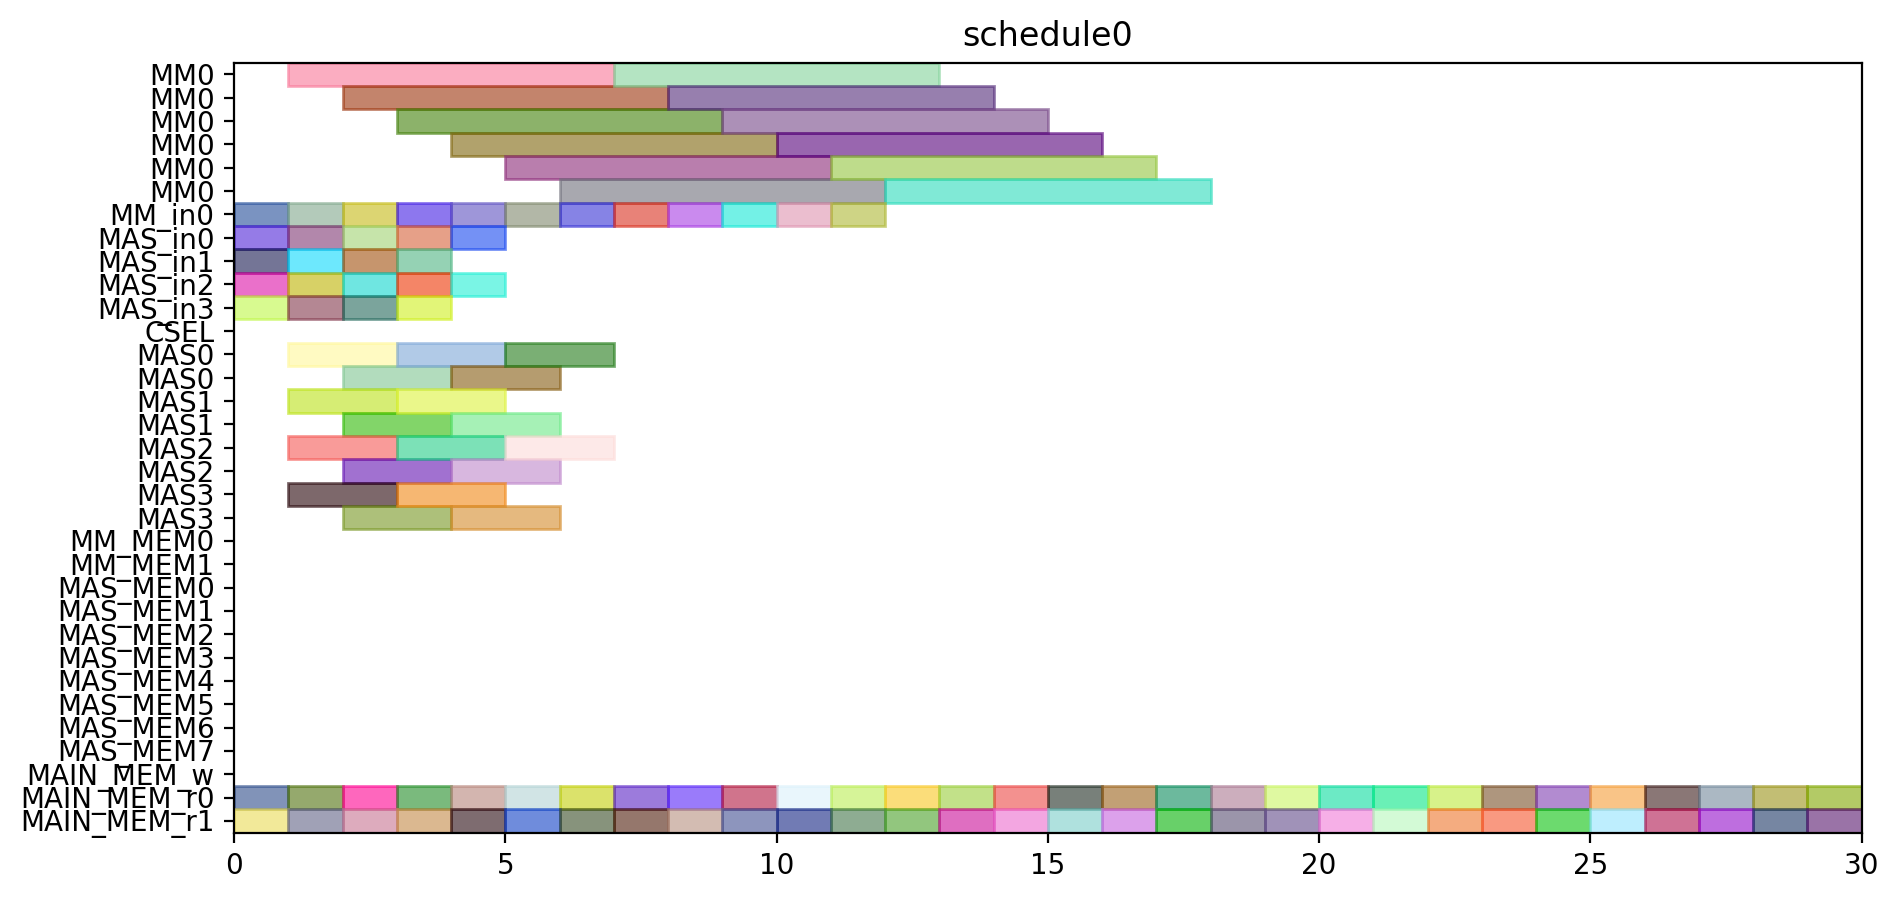

Write the Python code that produced this figure.
from pyschedule import Scenario, solvers, plotters, alt


def solve():
	horizon = 90
	S = Scenario("schedule0", horizon=horizon)

	# resource
	MM = S.Resources('MM', num=1, size=6)
	MM_in = S.Resources('MM_in', num=1)
	MAS_in = S.Resources('MAS_in', num=4)
	CSEL = S.Resource('CSEL')
	MAS = S.Resources('MAS', num=4, size=2, periods=range(1, horizon))
	MM_MEM = S.Resources('MM_MEM', num=2)
	MAS_MEM = S.Resources('MAS_MEM', num=8)
	MAIN_MEM_w = S.Resource('MAIN_MEM_w', size=1)
	MAIN_MEM_r = S.Resources('MAIN_MEM_r', num=2)

	# result of previous scheduling

	# new tasks
	T1_t0 = S.Task('T1_t0', length=2, delay_cost=1)
	T1_t0 += alt(MAS)
	T1_t0_in = S.Task('T1_t0_in', length=1, delay_cost=1)
	T1_t0_in += alt(MAS_in)
	S += T1_t0_in*MAS_in[0]<=T1_t0*MAS[0]

	S += T1_t0_in*MAS_in[1]<=T1_t0*MAS[1]

	S += T1_t0_in*MAS_in[2]<=T1_t0*MAS[2]

	S += T1_t0_in*MAS_in[3]<=T1_t0*MAS[3]

	T1_t0_mem0 = S.Task('T1_t0_mem0', length=1, delay_cost=1)
	T1_t0_mem0 += MAIN_MEM_r[0]
	T1_t0_mem1 = S.Task('T1_t0_mem1', length=1, delay_cost=1)
	T1_t0_mem1 += MAIN_MEM_r[1]
	T1_t1 = S.Task('T1_t1', length=2, delay_cost=1)
	T1_t1 += alt(MAS)
	T1_t1_in = S.Task('T1_t1_in', length=1, delay_cost=1)
	T1_t1_in += alt(MAS_in)
	S += T1_t1_in*MAS_in[0]<=T1_t1*MAS[0]

	S += T1_t1_in*MAS_in[1]<=T1_t1*MAS[1]

	S += T1_t1_in*MAS_in[2]<=T1_t1*MAS[2]

	S += T1_t1_in*MAS_in[3]<=T1_t1*MAS[3]

	T1_t1_mem0 = S.Task('T1_t1_mem0', length=1, delay_cost=1)
	T1_t1_mem0 += MAIN_MEM_r[0]
	T1_t1_mem1 = S.Task('T1_t1_mem1', length=1, delay_cost=1)
	T1_t1_mem1 += MAIN_MEM_r[1]
	T1_t3 = S.Task('T1_t3', length=6, delay_cost=1)
	T1_t3 += alt(MM)
	T1_t3_in = S.Task('T1_t3_in', length=1, delay_cost=1)
	T1_t3_in += alt(MM_in)
	S += T1_t3_in*MM_in[0]<=T1_t3*MM[0]

	T1_t3_mem0 = S.Task('T1_t3_mem0', length=1, delay_cost=1)
	T1_t3_mem0 += MAIN_MEM_r[0]
	T1_t3_mem1 = S.Task('T1_t3_mem1', length=1, delay_cost=1)
	T1_t3_mem1 += MAIN_MEM_r[1]
	T2_t0 = S.Task('T2_t0', length=6, delay_cost=1)
	T2_t0 += alt(MM)
	T2_t0_in = S.Task('T2_t0_in', length=1, delay_cost=1)
	T2_t0_in += alt(MM_in)
	S += T2_t0_in*MM_in[0]<=T2_t0*MM[0]

	T2_t0_mem0 = S.Task('T2_t0_mem0', length=1, delay_cost=1)
	T2_t0_mem0 += MAIN_MEM_r[0]
	T2_t0_mem1 = S.Task('T2_t0_mem1', length=1, delay_cost=1)
	T2_t0_mem1 += MAIN_MEM_r[1]
	T2_t1 = S.Task('T2_t1', length=6, delay_cost=1)
	T2_t1 += alt(MM)
	T2_t1_in = S.Task('T2_t1_in', length=1, delay_cost=1)
	T2_t1_in += alt(MM_in)
	S += T2_t1_in*MM_in[0]<=T2_t1*MM[0]

	T2_t1_mem0 = S.Task('T2_t1_mem0', length=1, delay_cost=1)
	T2_t1_mem0 += MAIN_MEM_r[0]
	T2_t1_mem1 = S.Task('T2_t1_mem1', length=1, delay_cost=1)
	T2_t1_mem1 += MAIN_MEM_r[1]
	T2_t2 = S.Task('T2_t2', length=2, delay_cost=1)
	T2_t2 += alt(MAS)
	T2_t2_in = S.Task('T2_t2_in', length=1, delay_cost=1)
	T2_t2_in += alt(MAS_in)
	S += T2_t2_in*MAS_in[0]<=T2_t2*MAS[0]

	S += T2_t2_in*MAS_in[1]<=T2_t2*MAS[1]

	S += T2_t2_in*MAS_in[2]<=T2_t2*MAS[2]

	S += T2_t2_in*MAS_in[3]<=T2_t2*MAS[3]

	T2_t2_mem0 = S.Task('T2_t2_mem0', length=1, delay_cost=1)
	T2_t2_mem0 += MAIN_MEM_r[0]
	T2_t2_mem1 = S.Task('T2_t2_mem1', length=1, delay_cost=1)
	T2_t2_mem1 += MAIN_MEM_r[1]
	T2_t3 = S.Task('T2_t3', length=2, delay_cost=1)
	T2_t3 += alt(MAS)
	T2_t3_in = S.Task('T2_t3_in', length=1, delay_cost=1)
	T2_t3_in += alt(MAS_in)
	S += T2_t3_in*MAS_in[0]<=T2_t3*MAS[0]

	S += T2_t3_in*MAS_in[1]<=T2_t3*MAS[1]

	S += T2_t3_in*MAS_in[2]<=T2_t3*MAS[2]

	S += T2_t3_in*MAS_in[3]<=T2_t3*MAS[3]

	T2_t3_mem0 = S.Task('T2_t3_mem0', length=1, delay_cost=1)
	T2_t3_mem0 += MAIN_MEM_r[0]
	T2_t3_mem1 = S.Task('T2_t3_mem1', length=1, delay_cost=1)
	T2_t3_mem1 += MAIN_MEM_r[1]
	T3_t0 = S.Task('T3_t0', length=6, delay_cost=1)
	T3_t0 += alt(MM)
	T3_t0_in = S.Task('T3_t0_in', length=1, delay_cost=1)
	T3_t0_in += alt(MM_in)
	S += T3_t0_in*MM_in[0]<=T3_t0*MM[0]

	T3_t0_mem0 = S.Task('T3_t0_mem0', length=1, delay_cost=1)
	T3_t0_mem0 += MAIN_MEM_r[0]
	T3_t0_mem1 = S.Task('T3_t0_mem1', length=1, delay_cost=1)
	T3_t0_mem1 += MAIN_MEM_r[1]
	T3_t1 = S.Task('T3_t1', length=6, delay_cost=1)
	T3_t1 += alt(MM)
	T3_t1_in = S.Task('T3_t1_in', length=1, delay_cost=1)
	T3_t1_in += alt(MM_in)
	S += T3_t1_in*MM_in[0]<=T3_t1*MM[0]

	T3_t1_mem0 = S.Task('T3_t1_mem0', length=1, delay_cost=1)
	T3_t1_mem0 += MAIN_MEM_r[0]
	T3_t1_mem1 = S.Task('T3_t1_mem1', length=1, delay_cost=1)
	T3_t1_mem1 += MAIN_MEM_r[1]
	T3_t2 = S.Task('T3_t2', length=2, delay_cost=1)
	T3_t2 += alt(MAS)
	T3_t2_in = S.Task('T3_t2_in', length=1, delay_cost=1)
	T3_t2_in += alt(MAS_in)
	S += T3_t2_in*MAS_in[0]<=T3_t2*MAS[0]

	S += T3_t2_in*MAS_in[1]<=T3_t2*MAS[1]

	S += T3_t2_in*MAS_in[2]<=T3_t2*MAS[2]

	S += T3_t2_in*MAS_in[3]<=T3_t2*MAS[3]

	T3_t2_mem0 = S.Task('T3_t2_mem0', length=1, delay_cost=1)
	T3_t2_mem0 += MAIN_MEM_r[0]
	T3_t2_mem1 = S.Task('T3_t2_mem1', length=1, delay_cost=1)
	T3_t2_mem1 += MAIN_MEM_r[1]
	T3_t3 = S.Task('T3_t3', length=2, delay_cost=1)
	T3_t3 += alt(MAS)
	T3_t3_in = S.Task('T3_t3_in', length=1, delay_cost=1)
	T3_t3_in += alt(MAS_in)
	S += T3_t3_in*MAS_in[0]<=T3_t3*MAS[0]

	S += T3_t3_in*MAS_in[1]<=T3_t3*MAS[1]

	S += T3_t3_in*MAS_in[2]<=T3_t3*MAS[2]

	S += T3_t3_in*MAS_in[3]<=T3_t3*MAS[3]

	T3_t3_mem0 = S.Task('T3_t3_mem0', length=1, delay_cost=1)
	T3_t3_mem0 += MAIN_MEM_r[0]
	T3_t3_mem1 = S.Task('T3_t3_mem1', length=1, delay_cost=1)
	T3_t3_mem1 += MAIN_MEM_r[1]
	T4_t0 = S.Task('T4_t0', length=6, delay_cost=1)
	T4_t0 += alt(MM)
	T4_t0_in = S.Task('T4_t0_in', length=1, delay_cost=1)
	T4_t0_in += alt(MM_in)
	S += T4_t0_in*MM_in[0]<=T4_t0*MM[0]

	T4_t0_mem0 = S.Task('T4_t0_mem0', length=1, delay_cost=1)
	T4_t0_mem0 += MAIN_MEM_r[0]
	T4_t0_mem1 = S.Task('T4_t0_mem1', length=1, delay_cost=1)
	T4_t0_mem1 += MAIN_MEM_r[1]
	T4_t1 = S.Task('T4_t1', length=6, delay_cost=1)
	T4_t1 += alt(MM)
	T4_t1_in = S.Task('T4_t1_in', length=1, delay_cost=1)
	T4_t1_in += alt(MM_in)
	S += T4_t1_in*MM_in[0]<=T4_t1*MM[0]

	T4_t1_mem0 = S.Task('T4_t1_mem0', length=1, delay_cost=1)
	T4_t1_mem0 += MAIN_MEM_r[0]
	T4_t1_mem1 = S.Task('T4_t1_mem1', length=1, delay_cost=1)
	T4_t1_mem1 += MAIN_MEM_r[1]
	T4_t2 = S.Task('T4_t2', length=2, delay_cost=1)
	T4_t2 += alt(MAS)
	T4_t2_in = S.Task('T4_t2_in', length=1, delay_cost=1)
	T4_t2_in += alt(MAS_in)
	S += T4_t2_in*MAS_in[0]<=T4_t2*MAS[0]

	S += T4_t2_in*MAS_in[1]<=T4_t2*MAS[1]

	S += T4_t2_in*MAS_in[2]<=T4_t2*MAS[2]

	S += T4_t2_in*MAS_in[3]<=T4_t2*MAS[3]

	T4_t2_mem0 = S.Task('T4_t2_mem0', length=1, delay_cost=1)
	T4_t2_mem0 += MAIN_MEM_r[0]
	T4_t2_mem1 = S.Task('T4_t2_mem1', length=1, delay_cost=1)
	T4_t2_mem1 += MAIN_MEM_r[1]
	T4_t3 = S.Task('T4_t3', length=2, delay_cost=1)
	T4_t3 += alt(MAS)
	T4_t3_in = S.Task('T4_t3_in', length=1, delay_cost=1)
	T4_t3_in += alt(MAS_in)
	S += T4_t3_in*MAS_in[0]<=T4_t3*MAS[0]

	S += T4_t3_in*MAS_in[1]<=T4_t3*MAS[1]

	S += T4_t3_in*MAS_in[2]<=T4_t3*MAS[2]

	S += T4_t3_in*MAS_in[3]<=T4_t3*MAS[3]

	T4_t3_mem0 = S.Task('T4_t3_mem0', length=1, delay_cost=1)
	T4_t3_mem0 += MAIN_MEM_r[0]
	T4_t3_mem1 = S.Task('T4_t3_mem1', length=1, delay_cost=1)
	T4_t3_mem1 += MAIN_MEM_r[1]
	T5_t0 = S.Task('T5_t0', length=2, delay_cost=1)
	T5_t0 += alt(MAS)
	T5_t0_in = S.Task('T5_t0_in', length=1, delay_cost=1)
	T5_t0_in += alt(MAS_in)
	S += T5_t0_in*MAS_in[0]<=T5_t0*MAS[0]

	S += T5_t0_in*MAS_in[1]<=T5_t0*MAS[1]

	S += T5_t0_in*MAS_in[2]<=T5_t0*MAS[2]

	S += T5_t0_in*MAS_in[3]<=T5_t0*MAS[3]

	T5_t0_mem0 = S.Task('T5_t0_mem0', length=1, delay_cost=1)
	T5_t0_mem0 += MAIN_MEM_r[0]
	T5_t0_mem1 = S.Task('T5_t0_mem1', length=1, delay_cost=1)
	T5_t0_mem1 += MAIN_MEM_r[1]
	T5_t1 = S.Task('T5_t1', length=2, delay_cost=1)
	T5_t1 += alt(MAS)
	T5_t1_in = S.Task('T5_t1_in', length=1, delay_cost=1)
	T5_t1_in += alt(MAS_in)
	S += T5_t1_in*MAS_in[0]<=T5_t1*MAS[0]

	S += T5_t1_in*MAS_in[1]<=T5_t1*MAS[1]

	S += T5_t1_in*MAS_in[2]<=T5_t1*MAS[2]

	S += T5_t1_in*MAS_in[3]<=T5_t1*MAS[3]

	T5_t1_mem0 = S.Task('T5_t1_mem0', length=1, delay_cost=1)
	T5_t1_mem0 += MAIN_MEM_r[0]
	T5_t1_mem1 = S.Task('T5_t1_mem1', length=1, delay_cost=1)
	T5_t1_mem1 += MAIN_MEM_r[1]
	T5_t3 = S.Task('T5_t3', length=6, delay_cost=1)
	T5_t3 += alt(MM)
	T5_t3_in = S.Task('T5_t3_in', length=1, delay_cost=1)
	T5_t3_in += alt(MM_in)
	S += T5_t3_in*MM_in[0]<=T5_t3*MM[0]

	T5_t3_mem0 = S.Task('T5_t3_mem0', length=1, delay_cost=1)
	T5_t3_mem0 += MAIN_MEM_r[0]
	T5_t3_mem1 = S.Task('T5_t3_mem1', length=1, delay_cost=1)
	T5_t3_mem1 += MAIN_MEM_r[1]
	T6_t0 = S.Task('T6_t0', length=6, delay_cost=1)
	T6_t0 += alt(MM)
	T6_t0_in = S.Task('T6_t0_in', length=1, delay_cost=1)
	T6_t0_in += alt(MM_in)
	S += T6_t0_in*MM_in[0]<=T6_t0*MM[0]

	T6_t0_mem0 = S.Task('T6_t0_mem0', length=1, delay_cost=1)
	T6_t0_mem0 += MAIN_MEM_r[0]
	T6_t0_mem1 = S.Task('T6_t0_mem1', length=1, delay_cost=1)
	T6_t0_mem1 += MAIN_MEM_r[1]
	T6_t1 = S.Task('T6_t1', length=6, delay_cost=1)
	T6_t1 += alt(MM)
	T6_t1_in = S.Task('T6_t1_in', length=1, delay_cost=1)
	T6_t1_in += alt(MM_in)
	S += T6_t1_in*MM_in[0]<=T6_t1*MM[0]

	T6_t1_mem0 = S.Task('T6_t1_mem0', length=1, delay_cost=1)
	T6_t1_mem0 += MAIN_MEM_r[0]
	T6_t1_mem1 = S.Task('T6_t1_mem1', length=1, delay_cost=1)
	T6_t1_mem1 += MAIN_MEM_r[1]
	T6_t2 = S.Task('T6_t2', length=2, delay_cost=1)
	T6_t2 += alt(MAS)
	T6_t2_in = S.Task('T6_t2_in', length=1, delay_cost=1)
	T6_t2_in += alt(MAS_in)
	S += T6_t2_in*MAS_in[0]<=T6_t2*MAS[0]

	S += T6_t2_in*MAS_in[1]<=T6_t2*MAS[1]

	S += T6_t2_in*MAS_in[2]<=T6_t2*MAS[2]

	S += T6_t2_in*MAS_in[3]<=T6_t2*MAS[3]

	T6_t2_mem0 = S.Task('T6_t2_mem0', length=1, delay_cost=1)
	T6_t2_mem0 += MAIN_MEM_r[0]
	T6_t2_mem1 = S.Task('T6_t2_mem1', length=1, delay_cost=1)
	T6_t2_mem1 += MAIN_MEM_r[1]
	T6_t3 = S.Task('T6_t3', length=2, delay_cost=1)
	T6_t3 += alt(MAS)
	T6_t3_in = S.Task('T6_t3_in', length=1, delay_cost=1)
	T6_t3_in += alt(MAS_in)
	S += T6_t3_in*MAS_in[0]<=T6_t3*MAS[0]

	S += T6_t3_in*MAS_in[1]<=T6_t3*MAS[1]

	S += T6_t3_in*MAS_in[2]<=T6_t3*MAS[2]

	S += T6_t3_in*MAS_in[3]<=T6_t3*MAS[3]

	T6_t3_mem0 = S.Task('T6_t3_mem0', length=1, delay_cost=1)
	T6_t3_mem0 += MAIN_MEM_r[0]
	T6_t3_mem1 = S.Task('T6_t3_mem1', length=1, delay_cost=1)
	T6_t3_mem1 += MAIN_MEM_r[1]
	T7_t0 = S.Task('T7_t0', length=6, delay_cost=1)
	T7_t0 += alt(MM)
	T7_t0_in = S.Task('T7_t0_in', length=1, delay_cost=1)
	T7_t0_in += alt(MM_in)
	S += T7_t0_in*MM_in[0]<=T7_t0*MM[0]

	T7_t0_mem0 = S.Task('T7_t0_mem0', length=1, delay_cost=1)
	T7_t0_mem0 += MAIN_MEM_r[0]
	T7_t0_mem1 = S.Task('T7_t0_mem1', length=1, delay_cost=1)
	T7_t0_mem1 += MAIN_MEM_r[1]
	T7_t1 = S.Task('T7_t1', length=6, delay_cost=1)
	T7_t1 += alt(MM)
	T7_t1_in = S.Task('T7_t1_in', length=1, delay_cost=1)
	T7_t1_in += alt(MM_in)
	S += T7_t1_in*MM_in[0]<=T7_t1*MM[0]

	T7_t1_mem0 = S.Task('T7_t1_mem0', length=1, delay_cost=1)
	T7_t1_mem0 += MAIN_MEM_r[0]
	T7_t1_mem1 = S.Task('T7_t1_mem1', length=1, delay_cost=1)
	T7_t1_mem1 += MAIN_MEM_r[1]
	T7_t2 = S.Task('T7_t2', length=2, delay_cost=1)
	T7_t2 += alt(MAS)
	T7_t2_in = S.Task('T7_t2_in', length=1, delay_cost=1)
	T7_t2_in += alt(MAS_in)
	S += T7_t2_in*MAS_in[0]<=T7_t2*MAS[0]

	S += T7_t2_in*MAS_in[1]<=T7_t2*MAS[1]

	S += T7_t2_in*MAS_in[2]<=T7_t2*MAS[2]

	S += T7_t2_in*MAS_in[3]<=T7_t2*MAS[3]

	T7_t2_mem0 = S.Task('T7_t2_mem0', length=1, delay_cost=1)
	T7_t2_mem0 += MAIN_MEM_r[0]
	T7_t2_mem1 = S.Task('T7_t2_mem1', length=1, delay_cost=1)
	T7_t2_mem1 += MAIN_MEM_r[1]
	T7_t3 = S.Task('T7_t3', length=2, delay_cost=1)
	T7_t3 += alt(MAS)
	T7_t3_in = S.Task('T7_t3_in', length=1, delay_cost=1)
	T7_t3_in += alt(MAS_in)
	S += T7_t3_in*MAS_in[0]<=T7_t3*MAS[0]

	S += T7_t3_in*MAS_in[1]<=T7_t3*MAS[1]

	S += T7_t3_in*MAS_in[2]<=T7_t3*MAS[2]

	S += T7_t3_in*MAS_in[3]<=T7_t3*MAS[3]

	T7_t3_mem0 = S.Task('T7_t3_mem0', length=1, delay_cost=1)
	T7_t3_mem0 += MAIN_MEM_r[0]
	T7_t3_mem1 = S.Task('T7_t3_mem1', length=1, delay_cost=1)
	T7_t3_mem1 += MAIN_MEM_r[1]
	T8_t2 = S.Task('T8_t2', length=2, delay_cost=1)
	T8_t2 += alt(MAS)
	T8_t2_in = S.Task('T8_t2_in', length=1, delay_cost=1)
	T8_t2_in += alt(MAS_in)
	S += T8_t2_in*MAS_in[0]<=T8_t2*MAS[0]

	S += T8_t2_in*MAS_in[1]<=T8_t2*MAS[1]

	S += T8_t2_in*MAS_in[2]<=T8_t2*MAS[2]

	S += T8_t2_in*MAS_in[3]<=T8_t2*MAS[3]

	T8_t2_mem0 = S.Task('T8_t2_mem0', length=1, delay_cost=1)
	T8_t2_mem0 += MAIN_MEM_r[0]
	T8_t2_mem1 = S.Task('T8_t2_mem1', length=1, delay_cost=1)
	T8_t2_mem1 += MAIN_MEM_r[1]
	T9_t2 = S.Task('T9_t2', length=2, delay_cost=1)
	T9_t2 += alt(MAS)
	T9_t2_in = S.Task('T9_t2_in', length=1, delay_cost=1)
	T9_t2_in += alt(MAS_in)
	S += T9_t2_in*MAS_in[0]<=T9_t2*MAS[0]

	S += T9_t2_in*MAS_in[1]<=T9_t2*MAS[1]

	S += T9_t2_in*MAS_in[2]<=T9_t2*MAS[2]

	S += T9_t2_in*MAS_in[3]<=T9_t2*MAS[3]

	T9_t2_mem0 = S.Task('T9_t2_mem0', length=1, delay_cost=1)
	T9_t2_mem0 += MAIN_MEM_r[0]
	T9_t2_mem1 = S.Task('T9_t2_mem1', length=1, delay_cost=1)
	T9_t2_mem1 += MAIN_MEM_r[1]
	T10_t2 = S.Task('T10_t2', length=2, delay_cost=1)
	T10_t2 += alt(MAS)
	T10_t2_in = S.Task('T10_t2_in', length=1, delay_cost=1)
	T10_t2_in += alt(MAS_in)
	S += T10_t2_in*MAS_in[0]<=T10_t2*MAS[0]

	S += T10_t2_in*MAS_in[1]<=T10_t2*MAS[1]

	S += T10_t2_in*MAS_in[2]<=T10_t2*MAS[2]

	S += T10_t2_in*MAS_in[3]<=T10_t2*MAS[3]

	T10_t2_mem0 = S.Task('T10_t2_mem0', length=1, delay_cost=1)
	T10_t2_mem0 += MAIN_MEM_r[0]
	T10_t2_mem1 = S.Task('T10_t2_mem1', length=1, delay_cost=1)
	T10_t2_mem1 += MAIN_MEM_r[1]
	T11_t2 = S.Task('T11_t2', length=2, delay_cost=1)
	T11_t2 += alt(MAS)
	T11_t2_in = S.Task('T11_t2_in', length=1, delay_cost=1)
	T11_t2_in += alt(MAS_in)
	S += T11_t2_in*MAS_in[0]<=T11_t2*MAS[0]

	S += T11_t2_in*MAS_in[1]<=T11_t2*MAS[1]

	S += T11_t2_in*MAS_in[2]<=T11_t2*MAS[2]

	S += T11_t2_in*MAS_in[3]<=T11_t2*MAS[3]

	T11_t2_mem0 = S.Task('T11_t2_mem0', length=1, delay_cost=1)
	T11_t2_mem0 += MAIN_MEM_r[0]
	T11_t2_mem1 = S.Task('T11_t2_mem1', length=1, delay_cost=1)
	T11_t2_mem1 += MAIN_MEM_r[1]
	solvers.mip.solve(S,msg=1,kind='CPLEX',ratio_gap=1.01)

	solution = [['hoge']*len(S.solution()[1]) for i in range(len(S.solution()))]
	for i in range(len(S.solution())):
		for j in range(len(S.solution()[i])):
			solution[i][j]=str(S.solution()[i][j])
	print(solution)

	cycles = int(solution[-1][3])

	pic_file_name = "/home/mfukuda/ABE/multiRAM_multiMAS_16mux/scheduling_result/stage6MM1_stage2MAS4/EP2_LADDERMUL/schedule0.png"
	if(S.solution() != []):
		plotters.matplotlib.plot(S,img_filename=pic_file_name, show_task_labels=False, fig_size=(cycles*0.25+3, 5))

	return solution
